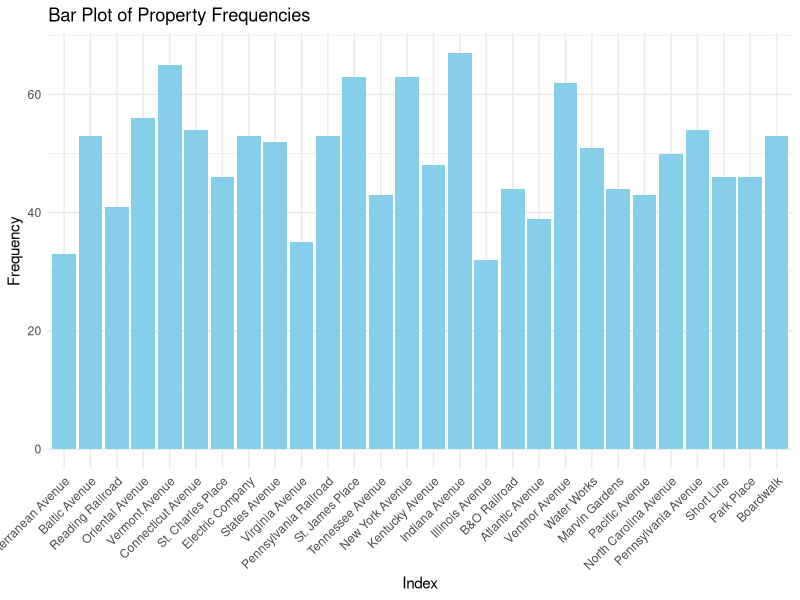
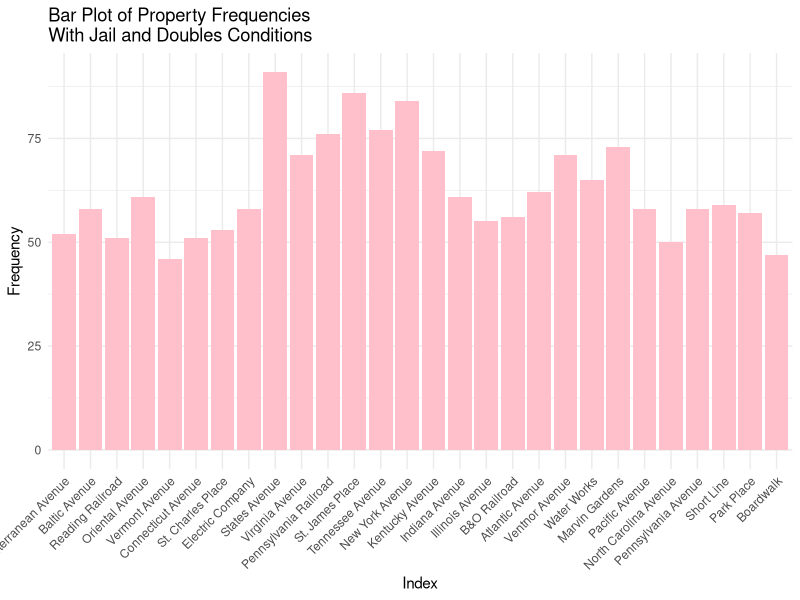
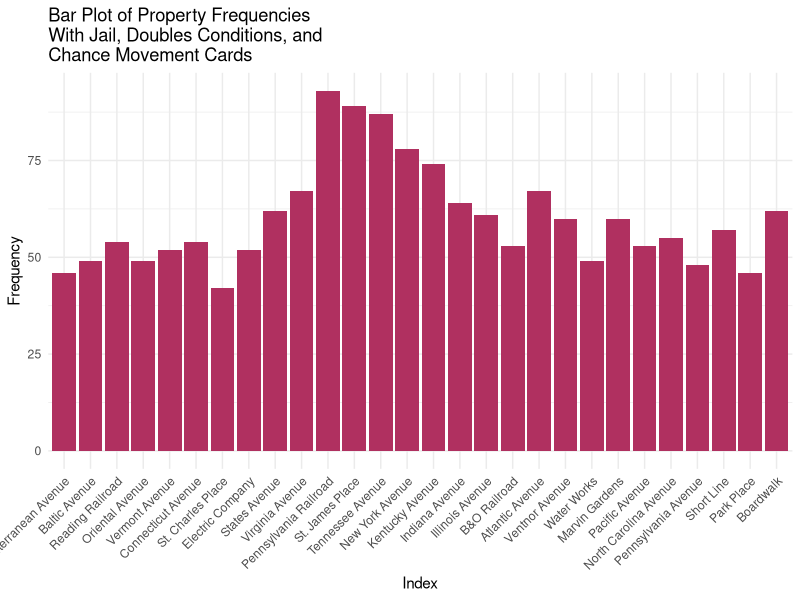

Generate these figures, in order, with R: (Note: a time limit stopped this script after it produced the figures.)
## ---- chunk 1
knitr::opts_chunk$set(echo = TRUE)
## ---- chunk 2
# Word docx in repository
## ---- chunk 3
dice_1 <- function() {
  sample(1:6, 1) #randomly choose one number from 1-6
}

dice_2 <- function() {
  sample(1:6, 1) #randomly choose one number from 1-6
}

property_sum_10games <- c(0, 0, 0, 0, 0, 0, 0, 0, 0, 0, 0, 0, 0, 0, 0, 0, 0, 0, 0, 0, 0, 0, 0, 0, 0, 0, 0, 0)

#simulate 10 games
for (game in 1:10) {
  #initialize game board with 41 spaces that all start with 0 times they have been landed on
  game_board <- c(0, 0, 0, 0, 0, 0, 0, 0, 0, 0, 0, 0, 0, 0, 0, 0, 0, 0, 0, 0, 0, 0, 0, 0, 0, 0, 0, 0, 0, 0, 0, 0, 0, 0, 0, 0, 0, 0, 0, 0)

  #list of players
  players <- list(
    #initialize player positions (all start at position 0)
    player1 <- 0,
    player2 <- 0,
    player3 <- 0,
    player4 <- 0
  )

  #simulate 50 turns per player (200 turns in each game)
  for (i in 1:50) {
    for (j in 1:4) {
      dice_total <- dice_1() + dice_2() #rolling dice
      players[[j]] <- (players[[j]] + dice_total) %% 41 #move player forward by dice_total amount repeating around board using %% 41
      game_board[players[[j]]] <- game_board[players[[j]]] + 1 #add one for the count for the space the player just moved to
    }
  }

  #select only the indices on the board that correspond to properties
  properties <- game_board[c(2, 4, 6, 7, 9, 10, 12, 13, 14, 15, 16, 17, 19, 20, 22, 24, 25, 26, 27, 28, 29, 30, 32, 33, 35, 36, 38, 40)]

  #collect landing frequencies for 10 games
  property_sum_10games <- property_sum_10games + properties
}  

#assign names to properties
names(property_sum_10games) <- c("Mediterranean Avenue", "Baltic Avenue", "Reading Railroad", "Oriental Avenue", "Vermont Avenue", "Connecticut Avenue", "St. Charles Place", "Electric Company", "States Avenue", "Virginia Avenue", "Pennsylvania Railroad", "St. James Place", "Tennessee Avenue", "New York Avenue", "Kentucky Avenue", "Indiana Avenue", "Illinois Avenue", "B&O Railroad", "Atlantic Avenue", "Ventnor Avenue", "Water Works", "Marvin Gardens", "Pacific Avenue", "North Carolina Avenue", "Pennsylvania Avenue", "Short Line", "Park Place", "Boardwalk")

library(ggplot2)

#data frame with property names and their frequencies
prop_freq1 <- data.frame(
  property = factor(names(property_sum_10games), levels = names(property_sum_10games)),
  frequency = property_sum_10games
)

#plot frequencies in a bar chart
ggplot(prop_freq1, aes(x = property, y = frequency)) +
  geom_bar(stat = "identity", fill = "skyblue") +
  labs(x = "Index", y = "Frequency", title = "Bar Plot of Property Frequencies") +
  theme_minimal() +
  theme(axis.text.x = element_text(angle = 45, hjust = 1))
## ---- chunk 4
property_sum_10games_jail <- c(0, 0, 0, 0, 0, 0, 0, 0, 0, 0, 0, 0, 0, 0, 0, 0, 0, 0, 0, 0, 0, 0, 0, 0, 0, 0, 0, 0)

for (game in 1:10) {
  game_board <- c(0, 0, 0, 0, 0, 0, 0, 0, 0, 0, 0, 0, 0, 0, 0, 0, 0, 0, 0, 0, 0, 0, 0, 0, 0, 0, 0, 0, 0, 0, 0, 0, 0, 0, 0, 0, 0, 0, 0, 0)

  players <- list( # Store players as a list of data frames with their information
    player1 <- data.frame(
      location = 0, # Location on the board (integer)
      double_rolls = 0, # Number of times doubles have been rolled consecutively (integer)
      jail = FALSE, # Is the player in jail? (boolean)
      jail_rolls = 0), # Number of times a player has rolled while in jail (integer)
    player2 <- data.frame(
      location = 0,
      double_rolls = 0,
      jail = FALSE,
      jail_rolls = 0),
    player3 <- data.frame(
      location = 0,
      double_rolls = 0,
      jail = FALSE,
      jail_rolls = 0),
    player4 <- data.frame(
      location = 0,
      double_rolls = 0,
      jail = FALSE,
      jail_rolls = 0)
  )

  for (i in 1:50) { # Each player has 50 turns
    for (j in 1:4) { # Players take turns in order
      if (players[[j]]$jail == TRUE) { # If the player is in jail...
        d1 = dice_1()
        d2 = dice_2()
        jail_rolls <- jail_rolls + 1
        
        if (d1 == d2 || players[[j]]$jail_rolls == 3) { # If the player rolls doubles or has been in jail for 3 turns, then they get out
          jail = FALSE
          players[[j]]$jail_rolls <- 0
          dice_total <- dice_1() + dice_2()
          players[[j]]$location <- (players[[j]]$location + dice_total) %% 41
          game_board[players[[j]]$location] <- game_board[players[[j]]$location] + 1
        }
        
      } else { # If the player is not in jail...
        d1 = dice_1()
        d2 = dice_2()
        dice_total <- dice_1() + dice_2()
        players[[j]]$location <- (players[[j]]$location + dice_total) %% 41
        game_board[players[[j]]$location] <- game_board[players[[j]]$location] + 1
        
        if (players[[j]]$location == 31) { # Player landed on "Go to jail"
          players[[j]]$location <- 11
          jail = TRUE
        } else if (d1 == d2) { # Player rolled doubles on their first roll
          players[[j]]$double_rolls = players[[j]]$double_rolls + 1
        }
        
        while (players[[j]]$double_rolls > 0 & players[[j]]$double_rolls < 3) { # Player rolls again if they got doubles
          d1 = dice_1()
          d2 = dice_2()
          dice_total <- dice_1() + dice_2()
          players[[j]]$location <- (players[[j]]$location + dice_total) %% 41
          game_board[players[[j]]$location] <- game_board[players[[j]]$location] + 1
          
          if (d1 == d2) { # Increment the player's number of consecutive doubles rolls
            players[[j]]$double_rolls = players[[j]]$double_rolls + 1
          }
        }
        
        if (players[[j]]$double_rolls == 3) { # If player rolls double 3 times in a row, then they go to jail
          players[[j]]$location <- 11
          jail = TRUE
        }
      }
    }  
  }    

  properties <- game_board[c(2, 4, 6, 7, 9, 10, 12, 13, 14, 15, 16, 17, 19, 20, 22, 24, 25, 26, 27, 28, 29, 30, 32, 33, 35, 36, 38, 40)]
  
  property_sum_10games_jail <- property_sum_10games_jail + properties
}  

#assign names to properties
names(property_sum_10games_jail) <- c("Mediterranean Avenue", "Baltic Avenue", "Reading Railroad", "Oriental Avenue", "Vermont Avenue", "Connecticut Avenue", "St. Charles Place", "Electric Company", "States Avenue", "Virginia Avenue", "Pennsylvania Railroad", "St. James Place", "Tennessee Avenue", "New York Avenue", "Kentucky Avenue", "Indiana Avenue", "Illinois Avenue", "B&O Railroad", "Atlantic Avenue", "Ventnor Avenue", "Water Works", "Marvin Gardens", "Pacific Avenue", "North Carolina Avenue", "Pennsylvania Avenue", "Short Line", "Park Place", "Boardwalk")

library(ggplot2)

#data frame with property names and their frequencies
prop_freq2 <- data.frame(
  property = factor(names(property_sum_10games_jail), levels = names(property_sum_10games_jail)),
  frequency = property_sum_10games_jail
)

#plot frequencies in a bar chart
ggplot(prop_freq2, aes(x = property, y = frequency)) +
  geom_bar(stat = "identity", fill = "pink") +
  labs(x = "Index", y = "Frequency", title = "Bar Plot of Property Frequencies\nWith Jail and Doubles Conditions") +
  theme_minimal() +
  theme(axis.text.x = element_text(angle = 45, hjust = 1))
## ---- chunk 5
# Chance function
chance <- function() {
  card <- sample(1:16, 1) #randomly draw a chance card
  if (card == 1) {
    players[[j]]$location <- 40 # Advance to Boardwalk
  } else if (card == 2) {
    players[[j]]$location <- 1 # Advance to Go
  } else if (card == 3) {
    players[[j]]$location <- 25 # Advance to Illinois Ave
  } else if (card == 4) {
    players[[j]]$location <- 12 # Advance to St. Charles Place
  } else if (card == 5 || card == 6) { # Advance to the nearest railroad
    if (players[[j]]$location == 37) {
      players[[j]]$location <- 6 # Advance to Reading Railroad
    } else if (players[[j]]$location == 8) {
      players[[j]]$location <- 16 # Advance to Pennsylvania Railroad
    } else if (players[[j]]$location == 23) {
      players[[j]]$location <- 26 # Advance to B&O Railroad
    } # Short Line doesn't apply here
  } else if (card == 7) { # Advance to the nearest utility
    if (players[[j]]$location == 8 || players[[j]]$location == 37) {
      players[[j]]$location <- 13 # Advance to Electric Company
    } else if (players[[j]]$location == 23) {
      players[[j]]$location <- 29 # Advance to Water Works
    }
  } else if (card == 8) {
    players[[j]]$location <- players[[j]]$location - 3 # Move backwards 3 places
  } else if (card == 9) {
    players[[j]]$location <- 11 # Go to jail
    players[[j]]$jail == TRUE
  } else if (card == 10) {
    players[[j]]$location <- 6 # Advance to Reading Railroad
  } 
 }

# Simulation with the chance function and jail conditions
property_sum_10games_chance <- c(0, 0, 0, 0, 0, 0, 0, 0, 0, 0, 0, 0, 0, 0, 0, 0, 0, 0, 0, 0, 0, 0, 0, 0, 0, 0, 0, 0) #vector to store property landing totals

for (game in 1:10) {
  #initialize game board with 41 spaces that all start with 0 times they have been landed on
  game_board <- c(0, 0, 0, 0, 0, 0, 0, 0, 0, 0, 0, 0, 0, 0, 0, 0, 0, 0, 0, 0, 0, 0, 0, 0, 0, 0, 0, 0, 0, 0, 0, 0, 0, 0, 0, 0, 0, 0, 0, 0)

  #initialize each player
  players <- list(
    player1 <- data.frame(
      location = 0, #starting location
      double_rolls = 0, #number of times doubles has been rolled
      jail = FALSE, #player does not start in jail
      jail_rolls = 0), #number of times player has rolled dice while in jail
    player2 <- data.frame(
      location = 0,
      double_rolls = 0,
      jail = FALSE,
      jail_rolls = 0),
    player3 <- data.frame(
      location = 0,
      double_rolls = 0,
      jail = FALSE,
      jail_rolls = 0),
    player4 <- data.frame(
      location = 0,
      double_rolls = 0,
      jail = FALSE,
      jail_rolls = 0)
  )

  #simulate 50 turns in each game
  for (i in 1:50) {
    for (j in 1:4) {
      #checks if player is in jail
      if (players[[j]]$jail == TRUE) {
        d1 = dice_1()
        d2 = dice_2()
        jail_rolls <- jail_rolls + 1

        #get out of jail by rolling doubles or after 3 attempts at rolling doubles
        if (d1 == d2 || players[[j]]$jail_rolls == 3) {
          jail = FALSE #leaves jail
          players[[j]]$jail_rolls <- 0 #return jail rolls to 0
          dice_total <- dice_1() + dice_2() #move after leaving jail
          players[[j]]$location <- (players[[j]]$location + dice_total) %% 41

          #land on chance space draw a chance card
          if (players[[j]]$location == 8 || players[[j]]$location == 23 || players[[j]]$location == 37) {
            game_board[players[[j]]$location] <- game_board[players[[j]]$location] + 1
            chance()
          }
          #record space being landed on
          game_board[players[[j]]$location] <- game_board[players[[j]]$location] + 1
        }
        
      } else {
        #non-jail movements
        d1 = dice_1()
        d2 = dice_2()
        dice_total <- dice_1() + dice_2()
        players[[j]]$location <- (players[[j]]$location + dice_total) %% 41

        #check for landing on a chance space
        if (players[[j]]$location == 8 || players[[j]]$location == 23 || players[[j]]$location == 37) {
            game_board[players[[j]]$location] <- game_board[players[[j]]$location] + 1
            chance()
          }
        #record space being landed on
        game_board[players[[j]]$location] <- game_board[players[[j]]$location] + 1

        #landing on Go to Jail space
        if (players[[j]]$location == 31) {
          players[[j]]$location <- 11 #change player location to jail
          jail = TRUE #change jail element to true
        } else if (d1 == d2) {
          players[[j]]$double_rolls = players[[j]]$double_rolls + 1 #track how many times doubles have been rolled
        }

        #give extra turn when doubles rolled; up to 3 times
        while (players[[j]]$double_rolls > 0 & players[[j]]$double_rolls < 3) {
          d1 = dice_1()
          d2 = dice_2()
          dice_total <- dice_1() + dice_2()
          players[[j]]$location <- (players[[j]]$location + dice_total) %% 41

          #check for landing on a chance space
          if (players[[j]]$location == 8 || players[[j]]$location == 23 || players[[j]]$location == 37) {
            game_board[players[[j]]$location] <- game_board[players[[j]]$location] + 1
            chance()
          }
          game_board[players[[j]]$location] <- game_board[players[[j]]$location] + 1
          
          if (d1 == d2) {
            players[[j]]$double_rolls = players[[j]]$double_rolls + 1
          }
        }

        #after rolling doubles 3 times go to jail
        if (players[[j]]$double_rolls == 3) {
          players[[j]]$location <- 11
          jail = TRUE
        }
      }
    }  
  }    

  #track landing frequencies for property spaces
  properties <- game_board[c(2, 4, 6, 7, 9, 10, 12, 13, 14, 15, 16, 17, 19, 20, 22, 24, 25, 26, 27, 28, 29, 30, 32, 33, 35, 36, 38, 40)]

  #add simulated game to the total
  property_sum_10games_chance <- property_sum_10games_chance + properties
}  

#assign names to properties
names(property_sum_10games_chance) <- c("Mediterranean Avenue", "Baltic Avenue", "Reading Railroad", "Oriental Avenue", "Vermont Avenue", "Connecticut Avenue", "St. Charles Place", "Electric Company", "States Avenue", "Virginia Avenue", "Pennsylvania Railroad", "St. James Place", "Tennessee Avenue", "New York Avenue", "Kentucky Avenue", "Indiana Avenue", "Illinois Avenue", "B&O Railroad", "Atlantic Avenue", "Ventnor Avenue", "Water Works", "Marvin Gardens", "Pacific Avenue", "North Carolina Avenue", "Pennsylvania Avenue", "Short Line", "Park Place", "Boardwalk")

library(ggplot2)

#data frame with property names and their frequencies
prop_freq2 <- data.frame(
  property = factor(names(property_sum_10games_chance), levels = names(property_sum_10games_chance)),
  frequency = property_sum_10games_chance
)

#plot frequencies in a bar chart
ggplot(prop_freq2, aes(x = property, y = frequency)) +
  geom_bar(stat = "identity", fill = "maroon") +
  labs(x = "Index", y = "Frequency", title = "Bar Plot of Property Frequencies\nWith Jail, Doubles Conditions, and\nChance Movement Cards") +
  theme_minimal() +
  theme(axis.text.x = element_text(angle = 45, hjust = 1))
## ---- chunk 6
# Function to simulate a game
play_game <- function(use_free_parking_rule = FALSE) {

  wrap_position <- function(pos) {
    if ((pos %% 40) == 0) 40 else pos %% 40
  }

  game_board <- rep(0, 41)
  free_parking_pot <- 0
  
  ownable_positions <- c(1, 3, 5, 6, 8, 9, 11, 12, 13, 14, 15, 16, 18, 19, 21, 23, 24,
                         25, 26, 27, 28, 29, 31, 32, 34, 35, 37, 39)
  ownership <- rep(NA, 41)

  # Randomly assign 7 properties per player
  all_props <- sample(ownable_positions)
  for (i in 1:4) {
    for (p in all_props[((i - 1) * 7 + 1):(i * 7)]) {
      ownership[p] <- i
    }
  }

  # Initialize players as lists
  players <- list()
  for (i in 1:4) {
    players[[i]] <- list(
      location = 1,
      double_rolls = 0,
      jail = FALSE,
      jail_rolls = 0,
      account = 100,
      get_out_of_jail_free = FALSE,
      active = TRUE
    )
  }

  property_rent_df <- data.frame(
    position = ownable_positions,
    rent = c(2, 4, 25, 6, 6, 8, 10, 10, 12, 14, 14, 16,
             18, 18, 20, 22, 22, 25, 26, 26, 28, 28,
             0, 30, 32, 35, 50, 50)
  )

  rent_table <- rep(0, 41)
  rent_table[property_rent_df$position] <- property_rent_df$rent

  dice_1 <- function() sample(1:6, 1)
  dice_2 <- function() sample(1:6, 1)

  # Chance card effect
  chance <- function(j, players, free_parking_pot) {
    card <- sample(1:16, 1)
    if (card == 1) players[[j]]$location <- 40
    else if (card == 2) {
      players[[j]]$location <- 1
      players[[j]]$account <- players[[j]]$account + 200
    } else if (card == 3) players[[j]]$location <- 25
    else if (card == 4) players[[j]]$location <- 12
    else if (card %in% c(5, 6)) {
      if (players[[j]]$location == 37) {
        players[[j]]$location <- 6
        players[[j]]$account <- players[[j]]$account + 200
      } else if (players[[j]]$location == 8) {
        players[[j]]$location <- 16
      } else if (players[[j]]$location == 23) {
        players[[j]]$location <- 26
      }
    } else if (card == 7) players[[j]]$location <- 13
    else if (card == 8) players[[j]]$location <- wrap_position(players[[j]]$location - 3)
    else if (card == 9) {
      players[[j]]$location <- 11
      players[[j]]$jail <- TRUE
    } else if (card == 10) {
      players[[j]]$location <- 6
      players[[j]]$account <- players[[j]]$account + 200
    } else if (card == 11) players[[j]]$account <- players[[j]]$account + 50
    else if (card == 12) players[[j]]$get_out_of_jail_free <- TRUE
    else if (card == 13) {
      players[[j]]$account <- players[[j]]$account - 15
      if (use_free_parking_rule) free_parking_pot <- free_parking_pot + 15
    } else if (card == 14) {
      for (k in 1:4) {
        if (k != j && players[[k]]$active) {
          players[[k]]$account <- players[[k]]$account - 50
          players[[j]]$account <- players[[j]]$account + 50
        }
      }
    } else if (card == 15) players[[j]]$account <- players[[j]]$account + 150
    return(list(players = players, free_parking_pot = free_parking_pot))
  }

  # Community Chest
  community_chest <- function(j, players, free_parking_pot) {
    card <- sample(1:16, 1)
    if (card == 1) {
      players[[j]]$location <- 1
      players[[j]]$account <- players[[j]]$account + 200
    } else if (card == 2) players[[j]]$account <- players[[j]]$account + 200
    else if (card == 3) {
      players[[j]]$account <- players[[j]]$account - 50
      if (use_free_parking_rule) free_parking_pot <- free_parking_pot + 50
    } else if (card == 4) players[[j]]$account <- players[[j]]$account + 50
    else if (card == 5) players[[j]]$account <- players[[j]]$account + 100
    else if (card == 6) {
      players[[j]]$account <- players[[j]]$account - 100
      if (use_free_parking_rule) free_parking_pot <- free_parking_pot + 100
    } else if (card == 7) {
      players[[j]]$location <- 11
      players[[j]]$jail <- TRUE
    } else if (card == 8) players[[j]]$get_out_of_jail_free <- TRUE
    else if (card == 9) players[[j]]$account <- players[[j]]$account + 25
    else if (card == 10) {
      players[[j]]$account <- players[[j]]$account - 15
      if (use_free_parking_rule) free_parking_pot <- free_parking_pot + 15
    }
    return(list(players = players, free_parking_pot = free_parking_pot))
  }

  round_count <- 0
  repeat {
    round_count <- round_count + 1
    active_players <- which(sapply(players, function(p) p$active))

    if (length(active_players) == 1) {
      return(round_count)
    }

    for (j in active_players) {
      if (!players[[j]]$active) next

      if (players[[j]]$jail) {
        d1 <- dice_1(); d2 <- dice_2()
        players[[j]]$jail_rolls <- players[[j]]$jail_rolls + 1
        if (d1 == d2 || players[[j]]$jail_rolls == 3) {
          players[[j]]$jail <- FALSE
          players[[j]]$jail_rolls <- 0
          move <- d1 + d2
          players[[j]]$location <- wrap_position(players[[j]]$location + move)
        } else {
          next
        }
      } else {
        d1 <- dice_1(); d2 <- dice_2()
        move <- d1 + d2
        players[[j]]$location <- wrap_position(players[[j]]$location + move)

        players[[j]]$double_rolls <- ifelse(d1 == d2, players[[j]]$double_rolls + 1, 0)
        if (players[[j]]$double_rolls == 3) {
          players[[j]]$location <- 11
          players[[j]]$jail <- TRUE
          players[[j]]$double_rolls <- 0
          next
        }
      }

      loc <- players[[j]]$location

      if (loc %in% c(8, 23, 37)) {
        result <- chance(j, players, free_parking_pot)
        players <- result$players
        free_parking_pot <- result$free_parking_pot
        loc <- players[[j]]$location
      }

      if (loc %in% c(2, 17, 33)) {
        result <- community_chest(j, players, free_parking_pot)
        players <- result$players
        free_parking_pot <- result$free_parking_pot
        loc <- players[[j]]$location
      }

      if (use_free_parking_rule && loc == 20) {
        players[[j]]$account <- players[[j]]$account + free_parking_pot
        free_parking_pot <- 0
      }

      if (loc == 31) {
        players[[j]]$location <- 11
        players[[j]]$jail <- TRUE
        next
      }

      if (!is.na(ownership[loc]) && ownership[loc] != j && players[[ownership[loc]]]$active) {
        rent <- rent_table[loc]
        players[[j]]$account <- players[[j]]$account - rent
        players[[ownership[loc]]]$account <- players[[ownership[loc]]]$account + rent
      }

      if (players[[j]]$account < 0) {
        players[[j]]$active <- FALSE
        bankrupt_props <- which(ownership == j)
        ownership[bankrupt_props] <- NA
        rent_table[bankrupt_props] <- 0
      }
    }
  }
}

# Simulate 10 games
games_fp <- replicate(2, play_game(TRUE))
games_nofp <- replicate(2, play_game(FALSE))

cat("With Free Parking: Avg Rounds:", mean(games_fp), "\n")
cat("Without Free Parking:", mean(games_nofp), "\n")
## ---- chunk 7
# Community Chest Cards Function
chest <- function() {
  chest_card <- sample(1:16, 1)
    if (chest_card == 1) {
      players[[j]]$location <- 1 # Advance to Go (Collect $200)
      players[[j]]$account <- players[[j]]$account + 200
    } else if (chest_card == 2) {
      players[[j]]$account <- players[[j]]$account + 200 # Bank error in your favor. Collect $200
    } else if (chest_card == 3) {
      players[[j]]$account <- players[[j]]$account - 50 # Doctor’s fee. Pay $50
      free_parking_fund <- free_parking_fund + 50
    } else if (chest_card == 4) {
      players[[j]]$account <- players[[j]]$money + 50 # From sale of stock you get $50
    } else if (chest_card == 5) {
      players[[j]]$get_out_of_jail_free <- TRUE # Get Out of Jail Free
    } else if (chest_card == 6) {
      players[[j]]$jail <- TRUE # Go to Jail. Go directly to jail, do not pass Go, do not collect $200
    } else if (chest_card == 7) {
      players[[j]]$account <- players[[j]]$account + 100 # Holiday fund matures. Receive $100
    } else if (chest_card == 8) {
      players[[j]]$account <- players[[j]]$account + 20 # Income tax refund. Collect $20
    } else if (chest_card == 9) {
      players[[j]]$account <- players[[j]]$account + 10 * 3 # It is your birthday. Collect $10 from every player
        for (k in 1:4) {
          if (k != j) {
            players[[k]]$account <- players[[k]]$account - 10
        }
      }
    } else if (chest_card == 10) {
      players[[j]]$account <- players[[j]]$account + 100 # Life insurance matures. Collect $100
    } else if (chest_card == 11) {
      players[[j]]$account <- players[[j]]$account - 100 # Pay hospital fees of $100
      free_parking_fund <- free_parking_fund + 100
    } else if (chest_card == 12) {
      players[[j]]$account <- players[[j]]$account - 50 # Pay school fees of $50
      free_parking_fund <- free_parking_fund + 50
    } else if (chest_card == 13) {
      players[[j]]$account <- players[[j]]$account - 25 # Receive $25 consultancy fee
      free_parking_fund <- free_parking_fund + 25
    } else if (chest_card == 14) {
      players[[j]]$account <- players[[j]]$account + 10 # You have won second prize in a beauty contest. Collect $10
    } else if (chest_card == 15) {
      players[[j]]$account <- players[[j]]$account + 100 # You inherit $100
    }
      # Card 16 is paying for houses and hotels -- doesn't apply here
}

free_parking_fund <- 0

free_parking <- function(){
  if (players[[j]]$location == 20) {  # Free Parking position
  players[[j]]$account <- players[[j]]$account + free_parking_fund
  free_parking_fund <- 0  # Reset the fund
  }
}
## ---- chunk 8
chance <- function() {
  card <- sample(1:16, 1)
  old_location <- players[[j]]$location
  new_location <- players[[j]]$location
   if (card == 1) {
    players[[j]]$location <- 40 # Advance to Boardwalk
    new_location <- players[[j]]$location
  } else if (card == 2) {
    players[[j]]$location <- 1 # Advance to Go
    new_location <- players[[j]]$location
  } else if (card == 3) {
    players[[j]]$location <- 25 # Advance to Illinois Ave
    new_location <- players[[j]]$location
  } else if (card == 4) {
    players[[j]]$location <- 12 # Advance to St. Charles Place
    new_location <- players[[j]]$location
  } else if (card == 5 || card == 6) { # Advance to the nearest railroad
    if (players[[j]]$location == 37) {
      players[[j]]$location <- 6 # Advance to Reading Railroad
      new_location <- players[[j]]$location
    } else if (players[[j]]$location == 8) {
      players[[j]]$location <- 16 # Advance to Pennsylvania Railroad
      new_location <- players[[j]]$location
    } else if (players[[j]]$location == 23) {
      players[[j]]$location <- 26 # Advance to B&O Railroad
      new_location <- players[[j]]$location
    } 
  } else if (card == 7) { # Advance to the nearest utility
    if (players[[j]]$location == 8 || players[[j]]$location == 37) {
      players[[j]]$location <- 13 # Advance to Electric Company
      new_location <- players[[j]]$location
    } else if (players[[j]]$location == 23) {
      players[[j]]$location <- 29 # Advance to Water Works
      new_location <- players[[j]]$location
    }
  } else if (card == 8) {
    players[[j]]$location <- players[[j]]$location - 3 # Move backwards 3 places
    if (players[[j]]$location == 1) {
        players[[j]]$account <- players[[j]]$account + 200 # If landed on GO collect $200
      }
    new_location <- players[[j]]$location
  } else if (card == 9) {
    players[[j]]$location <- 11 # Go to jail
    players[[j]]$jail <- TRUE
    new_location <- players[[j]]$location
  } else if (card == 10) {
    players[[j]]$location <- 6 # Advance to Reading Railroad
    new_location <- players[[j]]$location
  } 

  if (new_location < old_location && card %in% c(1, 3:7, 10)) {
    players[[j]]$account <- players[[j]]$account + 200 # Passing Go for cards 1, 3-7, and 10
  }
  
    else if (card == 11) {
      players[[j]]$account <- players[[j]]$account + 50 # Bank pays you $50
    }
    else if (card == 12) {
      players[[j]]$get_out_of_jail_free == TRUE # Get out of jail free card
    }
    else if (card == 13) {
      players[[j]]$account <- players[[j]]$account - 15 # Speeding fine $15
      free_parking_fund <- free_parking_fund + 15
    }
    else if (card == 14) {
      players[[j]]$account <- players[[j]]$account - 50 * 3
        for (k in 1:4) {
          if (k != j) {
            players[[k]]$account <- players[[k]]$account + 50 # Elected Chairman of the Board; pay each player $50
          }
        }
    }
    else if (card == 15) {
      players[[j]]$account <- players[[j]]$account + 150 # Building loan matures; collect $150
      
      # Card 16 is paying for houses and hotels -- doesn't apply here
    }
}
## ---- chunk 9
chance <- function() {
  card <- sample(1:16, 1)
  if (card == 1) {
    players[[j]]$location <- 40 # Advance to Boardwalk
  } else if (card == 2) {
    players[[j]]$location <- 1 # Advance to Go
    players[[j]]$account <- players[[j]]$account + 200
  } else if (card == 3) {
    players[[j]]$location <- 25 # Advance to Illinois Ave
    if (players[[j]]$location == 37) {
      players[[j]]$account <- players[[j]]$account + 200
    }
  } else if (card == 4) {
    players[[j]]$location <- 12 # Advance to St. Charles Place
    if (players[[j]]$location != 8) {
      players[[j]]$account <- players[[j]]$account + 200
    }
  } else if (card == 5 || card == 6) { # Advance to the nearest railroad
    if (players[[j]]$location == 37) {
      players[[j]]$location <- 6 # Advance to Reading Railroad
      players[[j]]$account <- players[[j]]$account + 200
    } else if (players[[j]]$location == 8) {
      players[[j]]$location <- 16 # Advance to Pennsylvania Railroad
    } else if (players[[j]]$location == 23) {
      players[[j]]$location <- 26 # Advance to B&O Railroad
    } 
  } else if (card == 7) { # Advance to the nearest utility
    if (players[[j]]$location == 8 || players[[j]]$location == 37) {
      players[[j]]$location <- 13 # Advance to Electric Company
      if (players[[j]]$location == 37) {
      players[[j]]$account <- players[[j]]$account + 200
    }
    } else if (players[[j]]$location == 23) {
      players[[j]]$location <- 29 # Advance to Water Works
    }
  } else if (card == 8) {
    players[[j]]$location <- players[[j]]$location - 3 # Move backwards 3 places
  } else if (card == 9) {
    players[[j]]$location <- 11 # Go to jail
    players[[j]]$jail <- TRUE
  } else if (card == 10) {
    players[[j]]$location <- 6 # Advance to Reading Railroad
    players[[j]]$account <- players[[j]]$account + 200
  } else if (card == 11) { # Bank pays you $50
    players[[j]]$account <- players[[j]]$account + 50
  } else if (card == 12) { # Get out of jail free
    players[[j]]$get_out_of_jail_free = TRUE
  } else if (card == 13) { # Speeding fine
    players[[j]]$account <- players[[j]]$account - 15
  } else if (card == 14) { # Elected chairman
    players[[j]]$account <- players[[j]]$account + 150
    for (k in 1:4) {
      if (players[[j]] != players[[k]]) {
        players[[k]]$account <- players[[k]]$account - 50
      }
    }
  } else if (card == 15) { # Building loan matures
    players[[j]]$account <- players[[j]]$account + 150
  }
}
## ---- chunk 10
#This function will divide all the properties between the four players
#Input: properties vector
#Return: Four equal groups of randomly shuffled elements from the properties vector

divide_properties <- function(x) {
  shuffled <- sample(x) #randomly shuffles all the elements of the properties vector
  n <- length(shuffled) #length of shuffled vector
  indices <- rep(1:4, times = 7) #creates a vector that contains a repeating sequence from 1 to 4 that is 28 elements long
  result <- split(shuffled, indices) #splits shuffled vector into four groups
}
## ---- chunk 11
#This function will determine the ownership of a property when it is landed on
ownership <- function(x) {
  for (p in players) {
    for (i in 1:7) {
      if (x == players[[p]]$owned_properties[i]) {
        if (p == players[[p]]$ID) {
          return(NULL)
        } else {
          return(players[[p]])
        }
      }
    }
  }
}
## ---- chunk 12
#This function will calculate fees owed on special properties (railroads and utilities)
#Input: a vector of integers with each integer corresponding to a property on the board
#Return: a vector of fees owed
special_ownership <- function(x) {
  rail_count <- 0 #initialize number of railroad properties held to zero
  util_count <- 0 #initialize number of utility properties held to zero
  for (i in 1:7) {
    #check if property is a railroad (positions 6, 16, 26 and 36)
    if (x[i] == 6 || x[i] == 16 || x[i] == 26 || x[i] == 36) {
      rail_count <- rail_count + 1 #add one to railroad count vector
    #check if property is a utility (positions 13 and 29)
    } else if (x[i] == 13 || x[i] == 29) {
      util_count = util_count + 1 #add one to utility count vector
    }
  }
  
  fees <- c() #this vector will hold the fee values

  #determine fee owed based on number railroad cards owned 
  if (rail_count == 0) {
    fees <- append(fees, 0) #add 0 to fees vector
  } else if (rail_count == 1) {
    fees <- append(fees, 25) #add 25 to fees vector
  } else if (rail_count == 2) {
    fees <- append(fees, 50) #add 50 to fees vector
  } else {
    fees <- append(fees, 100) #add 100 to fees vector
  }

  #determine fee owed based on number utility cards owned 
  if (util_count == 0) {
    fees <- append(fees, 0) #add 0 to fees vector
  } else if (util_count == 1) {
    fees <- append(fees, 4) #add 4 to fees vector
  } else {
    fees <- append(fees, 10) #add 10 to fees vector
  } 
  
  return(fees) #vector of fees owed
}
## ---- chunk 13
#This function facilitates rent transactions between players
#Input: a numeric value that corresponds to a position on the board that the player has moved to
#Return: modifies player accounts in the player list
rent <- function(x) {
  if (x == 1) { # Go position
    players[[j]]$account = players[[j]]$account + 200 #player money +200
  } else if (x == 5) { # Income tax position
    players[[j]]$account = players[[j]]$account - 200 #player money -200
  } else if (x == 39) { # Luxury tax position
    players[[j]]$account = players[[j]]$account - 100
  }
  
  owner <- ownership(x)
  if (owner$in_game == TRUE) {
    if (x == 2) { # Mediterranean Ave
      players[[j]]$account = players[[j]]$account - 2
      owner$account = owner$account + 2
    } else if (x == 4) { # Baltic Ave
      players[[j]]$account = players[[j]]$account - 4
      owner$account = owner$account + 4
    } else if (x == 6 || x == 16 || x == 26 || x == 36) { # Railroads
      special_fees <- owner$rails_and_utils
      players[[j]]$account = players[[j]]$account - special_fees[1]
      owner$account = owner$account + special_fees[1]
    } else if (x == 7) { # Oriental Ave
      players[[j]]$account = players[[j]]$account - 6
      owner$account = owner$account + 6
    } else if (x == 9) { # Vermont Ave
      players[[j]]$account = players[[j]]$account - 6
      owner$account = owner$account + 6
    } else if (x == 10) { # Connecticut Ave
      players[[j]]$account = players[[j]]$account - 8
      owner$account = owner$account + 8
    } else if (x == 12) { # St. Charles Place
      players[[j]]$account = players[[j]]$account - 10
      owner$account = owner$account + 10
    } else if (x == 13 || x == 29) { # Utilities
      special_fees <- owner$rails_and_utils
      players[[j]]$account = players[[j]]$account - special_fees[2]
      owner$account = owner$account + special_fees[2]
    } else if (x == 14) { # States Ave
      players[[j]]$account = players[[j]]$account - 10
      owner$account = owner$account + 10
    } else if (x == 15) { # Virginia Ave
      players[[j]]$account = players[[j]]$account - 12
      owner$account = owner$account + 12
    } else if (x == 17) { # St. James Place
      players[[j]]$account = players[[j]]$account - 14
      owner$account = owner$account + 14
    } else if (x == 19) { # Tennessee Ave
      players[[j]]$account = players[[j]]$account - 14
      owner$account = owner$account + 14
    } else if (x == 20) { # New York Ave
      players[[j]]$account = players[[j]]$account - 16
      owner$account = owner$account + 16
    } else if (x == 22) { # Kentucky Ave
      players[[j]]$account = players[[j]]$account - 18
      owner$account = owner$account + 18
    } else if (x == 24) { # Indiana Ave
      players[[j]]$account = players[[j]]$account - 18
      owner$account = owner$account + 18
    } else if (x == 25) { # Illinois Ave
      players[[j]]$account = players[[j]]$account - 20
      owner$account = owner$account + 20
    } else if (x == 27) { # Atlantic Ave
      players[[j]]$account = players[[j]]$account - 22
      owner$account = owner$account + 22
    } else if (x == 28) { # Vetnor Ave
      players[[j]]$account = players[[j]]$account - 22
      owner$account = owner$account + 22
    } else if (x == 30) { # Marvin Gardens
      players[[j]]$account = players[[j]]$account - 24
      owner$account = owner$account + 24
    } else if (x == 32) { # Pacific Ave
      players[[j]]$account = players[[j]]$account - 26
      owner$account = owner$account + 26
    } else if (x == 33) { # North Carolina Ave
      players[[j]]$account = players[[j]]$account - 26
      owner$account = owner$account + 26
    } else if (x == 35) { # Pennsylvania Ave
      players[[j]]$account = players[[j]]$account - 28
      owner$account = owner$account + 28
    } else if (x == 38) { # Park Place
      players[[j]]$account = players[[j]]$account - 35
      owner$account = owner$account + 35
    } else if (x == 40) { # Boardwalk
      players[[j]]$account = players[[j]]$account - 50
      owner$account = owner$account + 50
    }
  }
}
## ---- chunk 14
properties <- c(2, 4, 6, 7, 9, 10, 12, 13, 14, 15, 16, 17, 19, 20, 22, 24, 25, 26, 27, 28, 29, 30, 32, 33, 35, 36, 38, 40)

# Randomly give each player 7 properties
property_groups <- divide_properties(properties)

# Add location of properties to players owned properties vector
players <- list(
  player1 <- list(
    ID = 1,
    location = 0,
    double_rolls = 0,
    jail = FALSE,
    jail_rolls = 0,
    account = 1500,
    owned_properties <- property_groups[1],
    rails_and_utils <- special_ownership(unlist(owned_properties)),
    get_out_of_jail_free = FALSE,
    in_game = TRUE),
  player2 <- list(
    ID = 2,
    location = 0,
    double_rolls = 0,
    jail = FALSE,
    jail_rolls = 0,
    account = 1500,
    owned_properties <- property_groups[2],
    rails_and_utils <- special_ownership(unlist(owned_properties)),
    get_out_of_jail_free = FALSE,
    in_game = TRUE),
  player3 <- list(
    ID = 3,
    location = 0,
    double_rolls = 0,
    jail = FALSE,
    jail_rolls = 0,
    account = 1500,
    owned_properties <- property_groups[3],
    rails_and_utils <- special_ownership(unlist(owned_properties)),
    get_out_of_jail_free = FALSE,
    in_game = TRUE),
  player4 <- list(
    ID = 4,
    location = 0,
    double_rolls = 0,
    jail = FALSE,
    jail_rolls = 0,
    account = 1500,
    owned_properties <- property_groups[4],
    rails_and_utils <- special_ownership(unlist(owned_properties)),
    get_out_of_jail_free = FALSE,
    in_game = TRUE)
  )

# Make attribute to know how many players are still in
players_in <- 4
# Make attribute to count the number of turns taken
total_turns <- 0

while (players_in > 1) {
  # Add rent function to this whole thing
  for (j in 1:4) {
    if (players[[j]]$in_game == TRUE) {
      if (players[[j]]$jail == TRUE & players[[j]]$get_out_of_jail_free == FALSE) {
        d1 = dice_1()
        d2 = dice_2()
        jail_rolls <- jail_rolls + 1
        
        if (d1 == d2 || players[[j]]$jail_rolls == 3) {
          jail = FALSE
          players[[j]]$jail_rolls <- 0
          dice_total <- dice_1() + dice_2()
          players[[j]]$location <- (players[[j]]$location + dice_total) %% 41
          if (players[[j]]$location == 8 || players[[j]]$location == 23 || players[[j]]$location == 37) {
            chance()
          }
          # Add community chest
          if (players[[j]]$location == 3 || players[[j]]$location == 18 || players[[j]]$location == 34) {
            chest()
          }
          # Pay rent
          rent(players[[j]]$location)
        }
        total_turns = total_turns + 1
        
      } else {
        if (players[[j]]$jail == TRUE & players[[j]]$get_out_of_jail_free == TRUE) {
          players[[j]]$jail == FALSE
          players[[j]]$get_out_of_jail_free == FALSE
        }
        d1 = dice_1()
        d2 = dice_2()
        dice_total <- dice_1() + dice_2()
        players[[j]]$location <- (players[[j]]$location + dice_total) %% 41
        if (players[[j]]$location == 8 || players[[j]]$location == 23 || players[[j]]$location == 37) {
            chance()
        }
        if (players[[j]]$location == 3 || players[[j]]$location == 18 || players[[j]]$location == 34) {
            chest()
          }
          # Pay rent
          rent(players[[j]]$location)
      }
        
      if (players[[j]]$location == 31) {
        players[[j]]$location <- 11
        jail = TRUE
      } else if (d1 == d2) {
        players[[j]]$double_rolls = players[[j]]$double_rolls + 1
      }
        
      while (players[[j]]$double_rolls > 0 & players[[j]]$double_rolls < 3) {
        d1 = dice_1()
        d2 = dice_2()
        dice_total <- dice_1() + dice_2()
        players[[j]]$location <- (players[[j]]$location + dice_total) %% 41
        if (players[[j]]$location == 8 || players[[j]]$location == 23 || players[[j]]$location == 37) {
          chance()
        }
        # Add community chest
        if (players[[j]]$location == 3 || players[[j]]$location == 18 || players[[j]]$location == 34) {
          chest()
        }
        # Pay rent
        rent(players[[j]]$location)
      }
          
      if (d1 == d2) {
        players[[j]]$double_rolls = players[[j]]$double_rolls + 1
      }
      
      if (players[[j]]$double_rolls == 3) {
        players[[j]]$location <- 11
        jail = TRUE
      }
      
      if (players[[j]]$account < 0) {
        players[[j]]$in_game = FALSE
        players_in = players_in - 1
      }
      
      total_turns = total_turns + 1
    }
  }
}

## ---- chunk 15
get_active_players <- function(players) {
  return(which(sapply(players, function(p) p$in_game)))
}

turn_counter <- 0 # put before game loop 

turn_counter <- turn_counter + 1 # put inside the for (j in 1:4) loop, after each player's turn

# At end of game loop, after while loop finishes 
remaining_players <- get_active_players(players)

if (length(remaining_players) == 1) {
  winner <- players[[remaining_players]]
  
  cat("\n GAME OVER! \n")
  cat("---------------------\n")
  cat("Winner Player ID:", winner$ID, "\n")
  cat("Number of Turns:", turn_counter, "\n")
  cat("Final Money Amount:", winner$account, "\n")
  cat("---------------------\n")
}
